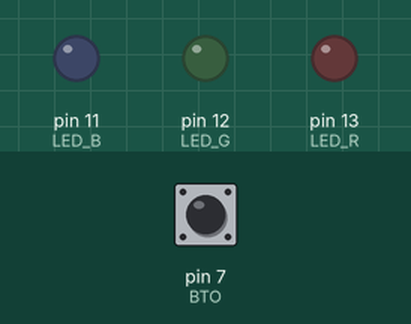
Recording of a sketch running on a simulated Arduino Uno, built with avr-gcc and run on an emulated ATmega328P. Parts: output pins drawn as LEDs (lit = HIGH). Dashed ring = blinking. Inputs (shaded band) come from the test bench; at power-on: pin 7 (BTO) HIGH.

Above: at 1.8 s.
1.9 s: pin 7 (BTO) pulled LOW for 3.2 s
At 5.5 s:
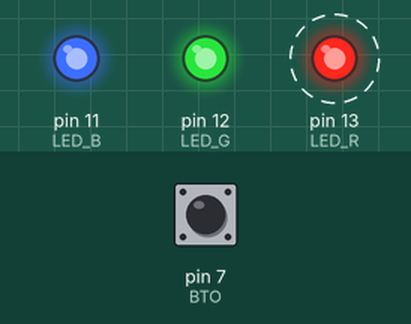
6.6 s: pin 7 (BTO) pulled LOW for 0.6 s
At 8.2 s:
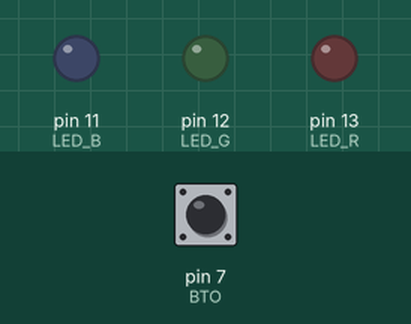
8.7 s: pin 7 (BTO) pulled LOW for 1 s
At 10.1 s:
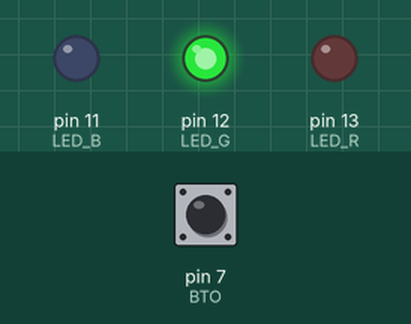
Timing chart, 0 to 11.7 s (numbered marks = the images above; inputs shaded):
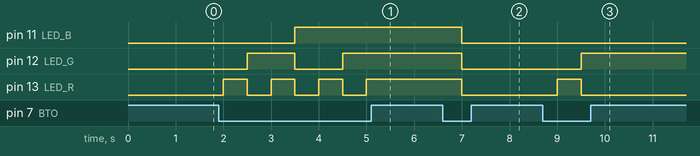

The sketch:

1bto3led_DelayBto.ino
```cpp
#define BTO 7
#define LED_R 13
#define LED_G 12
#define LED_B 11

byte collors = 0;
byte collor_cont = 0;


void setup() {
  pinMode(LED_R, OUTPUT);
  pinMode(LED_G, OUTPUT);
  pinMode(LED_B, OUTPUT);
  pinMode(BTO, INPUT_PULLUP);
}

void loop() {


	if(!digitalRead(BTO)){

		collor_cont++;

		digitalWrite(LED_R, (collor_cont & 0b00000001));
		digitalWrite(LED_G, (collor_cont & 0b00000010));
		digitalWrite(LED_B, (collor_cont & 0b00000100));

	}

  delay(500);
}
```

Measured:
- after the input at 1.9 s, pin 11 (LED_B): LOW → HIGH after 1.6 s; pin 12 (LED_G): LOW → HIGH after 0.60 s, → LOW 1.0 s later, → HIGH 1.0 s later; pin 13 (LED_R): alternates HIGH for 0.50 s and LOW for 0.50 s, 7 changes in all, then stays HIGH, starting after 0.10 s
- after the input at 6.6 s, pin 11 (LED_B), pin 12 (LED_G), pin 13 (LED_R): HIGH → LOW after 0.40 s
- after the input at 8.7 s, pin 12 (LED_G): LOW → HIGH after 0.80 s; pin 13 (LED_R): LOW → HIGH after 0.30 s, → LOW 0.50 s later
